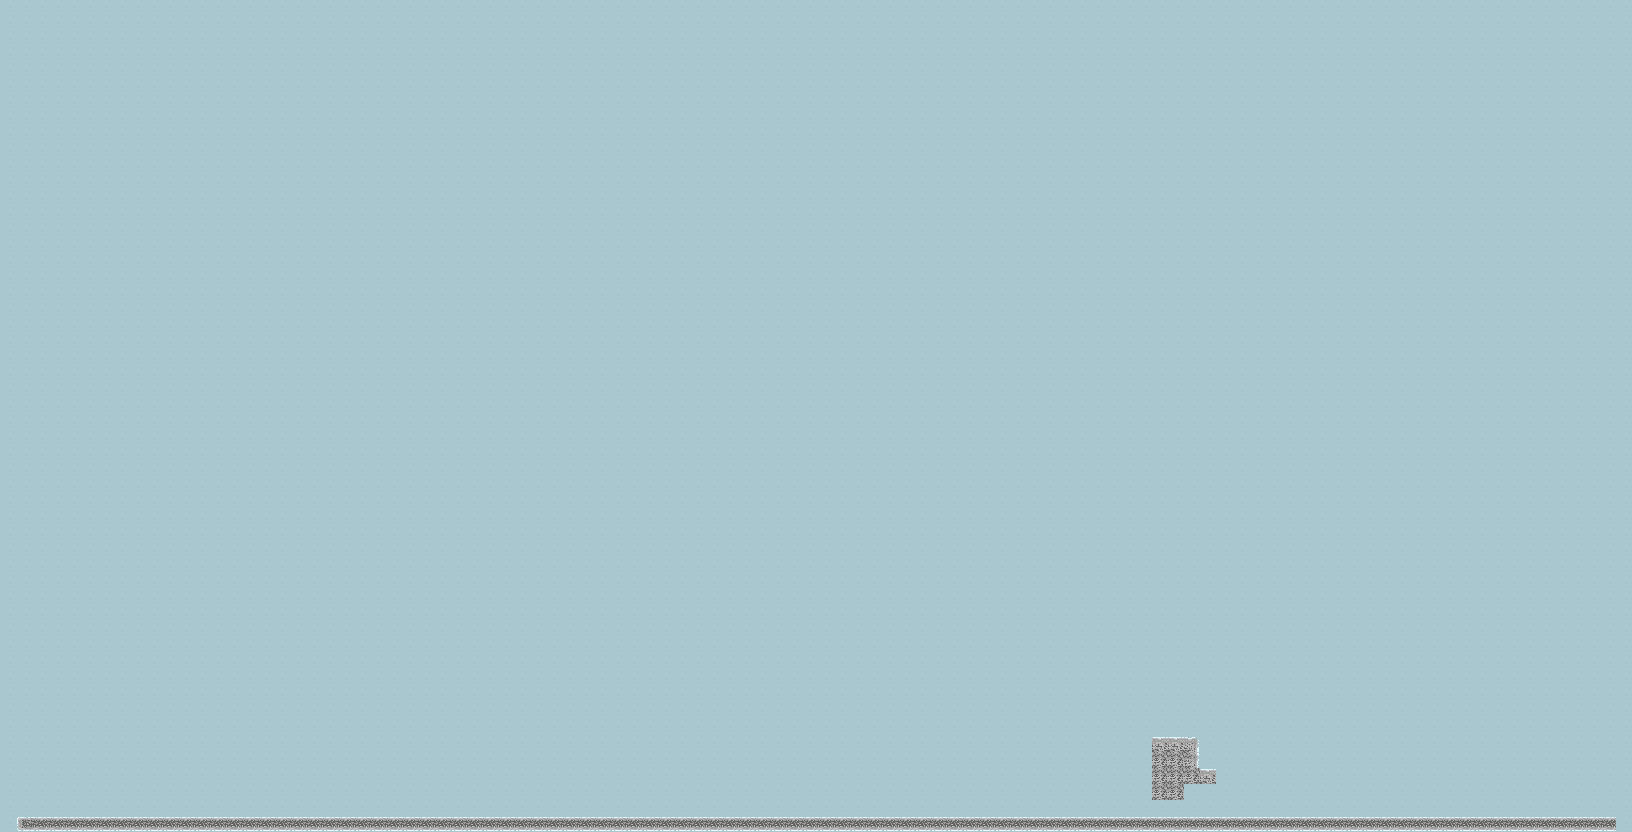

The image is a tile-based game level rendered from a .tmx file. Its description and source (layers, tilesets, objects; grid data summarised) follow:
An orthogonal 102x52 tile map with 16x16 px tiles, 2 tile layers (Ground, Walls).

<map version="1.10" tiledversion="1.11.1" orientation="orthogonal" renderorder="right-down" width="102" height="52" tilewidth="16" tileheight="16" infinite="0" nextlayerid="3" nextobjectid="1">
 <tileset firstgid="1" source="tilesets/level1-tileset-.tsx" />
 <layer id="1" name="Ground" width="102" height="52">
  <data>[5304 cells, 5304 non-empty, 1 distinct tile ids]</data>
 </layer>
 <layer id="2" name="Walls" width="102" height="52">
  <data>[5304 cells, 112 non-empty, 6 distinct tile ids]</data>
 </layer>
</map>
